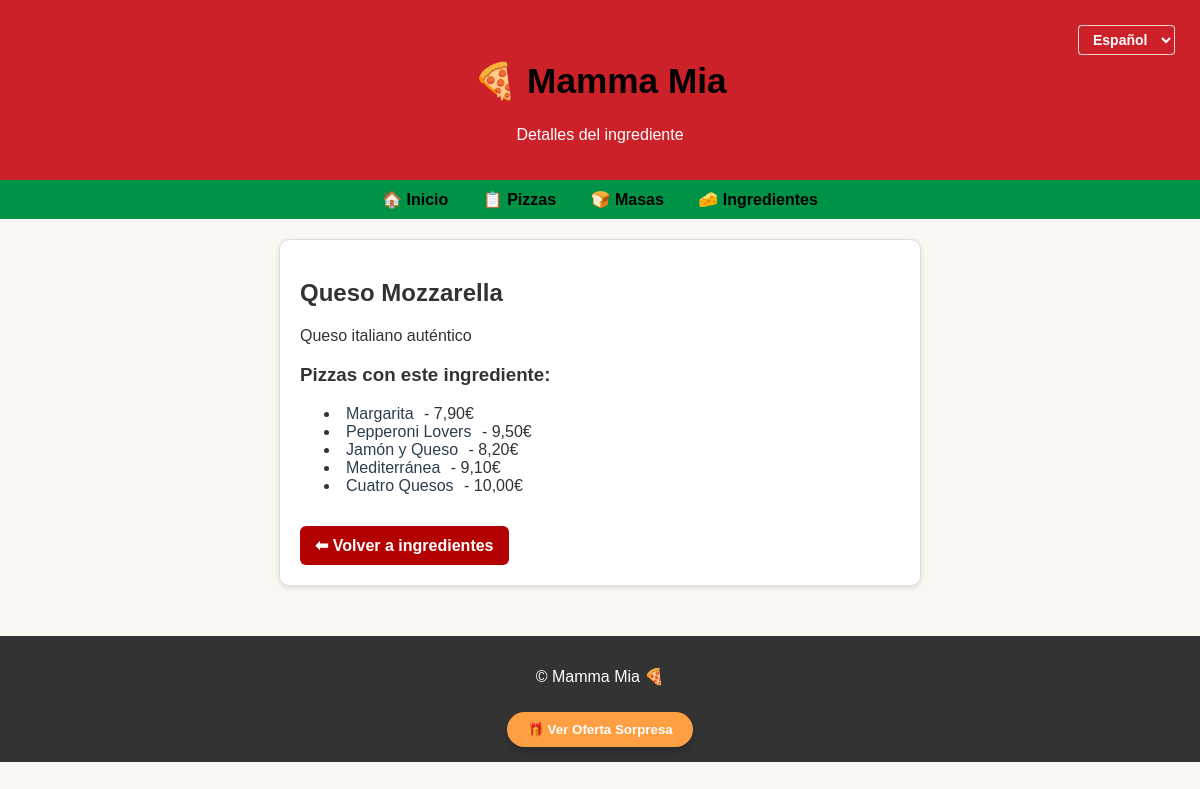
/es/ingrediente/1/, run on the app's committed database.
### mammaMia/models.py (models this page shows, shortened)
class Ingrediente(models.Model):
    nombre = models.CharField(max_length=50, unique=True)
    descripcion = models.TextField(blank=True)
    alergeno = models.BooleanField(default=False)

class Pizza(models.Model):
    nombre = models.CharField(max_length=100)
    masa = models.ForeignKey(Masa, on_delete=models.PROTECT, related_name='pizzas')
    ingredientes = models.ManyToManyField(Ingrediente, related_name='pizzas', blank=True)
    precio = models.DecimalField(max_digits=6, decimal_places=2)
    descripcion = models.TextField(blank=True)
    imagen = models.ImageField(upload_to='pizzas/', blank=True, null=True)

### mammaMia/views.py (the view)
# urls.py: path('ingrediente/<int:pk>/', views.DetalleIngrediente.as_view(), name='detalleIngrediente'),
class DetalleIngrediente(DetailView):
    model = Ingrediente
    template_name = 'mammaMia/detalleIngrediente.html'
    context_object_name = 'ingrediente'

### mammaMia/templates/mammaMia/detalleIngrediente.html (shortened to what this page needs)
{% extends 'mammaMia/base.html' %}
{% load i18n %}
{% block subtitle %}{% trans "Detalles del ingrediente" %}{% endblock %}
{% block content %}
    <div class="detalle">
        <div class="detalle-contenido">
            <div class="detalle-info">
                <h2>{{ ingrediente.nombre }}</h2>
                <p>{{ ingrediente.descripcion }}</p>
                <h3>{% trans "Pizzas con este ingrediente:" %}</h3>
                {% if ingrediente.pizzas.all %}
                    <ul>
                        {% for pizza in ingrediente.pizzas.all %}
                        <li>
                            <a href="{% url 'detallePizza' pizza.pk %}" class="enlace-ingrediente">{{ pizza.nombre }}</a>
                            - {{ pizza.precio }}€
                        </li>
                        {% endfor %}
                    </ul>
                {% else %}
                    <p>{% trans "No hay pizzas con este ingrediente." %}</p>
                {% endif %}
                <a class="boton-volver" href="{% url 'todosIngredientes' %}">{% trans "⬅ Volver a ingredientes" %}</a>
            </div>
        </div>
    </div>
{% endblock %}

### mammaMia/static/mama.css (style rules this page uses)
body { background-color: #faf6f2; font-family: 'Poppins', sans-serif; color: #333; margin: 0; padding: 0; }
.detalle { background: white; padding: 20px; border-radius: 10px; border: 1px solid #ddd; max-width: 600px; margin: auto; box-shadow: 0 2px 5px rgba(0,0,0,0.1); }
.detalle-contenido { display: flex; align-items: flex-start; justify-content: space-between; gap: 30px; }
.detalle-info { flex: 1; }
.boton-volver { display: inline-block; margin-top: 15px; padding: 10px 15px; background: #b30000; color: white; border-radius: 6px; text-decoration: none; font-weight: bold; transition: 0.2s; }
.enlace-ingrediente { color: #2c3e50; text-decoration: none; font-weight: 500; padding: 2px 6px; border-radius: 3px; transition: all 0.2s ease; }

### data on the page
Ingrediente: nombre "Queso Mozzarella", descripcion "Queso italiano auténtico"
Pizza: nombre "Margarita", precio "7,90"
Pizza: nombre "Pepperoni Lovers", precio "9,50"
Pizza: nombre "Jamón y Queso", precio "8,20"
Pizza: nombre "Mediterránea", precio "9,10"
Pizza: nombre "Cuatro Quesos", precio "10,00"

### other printed values
form field language "Español"
